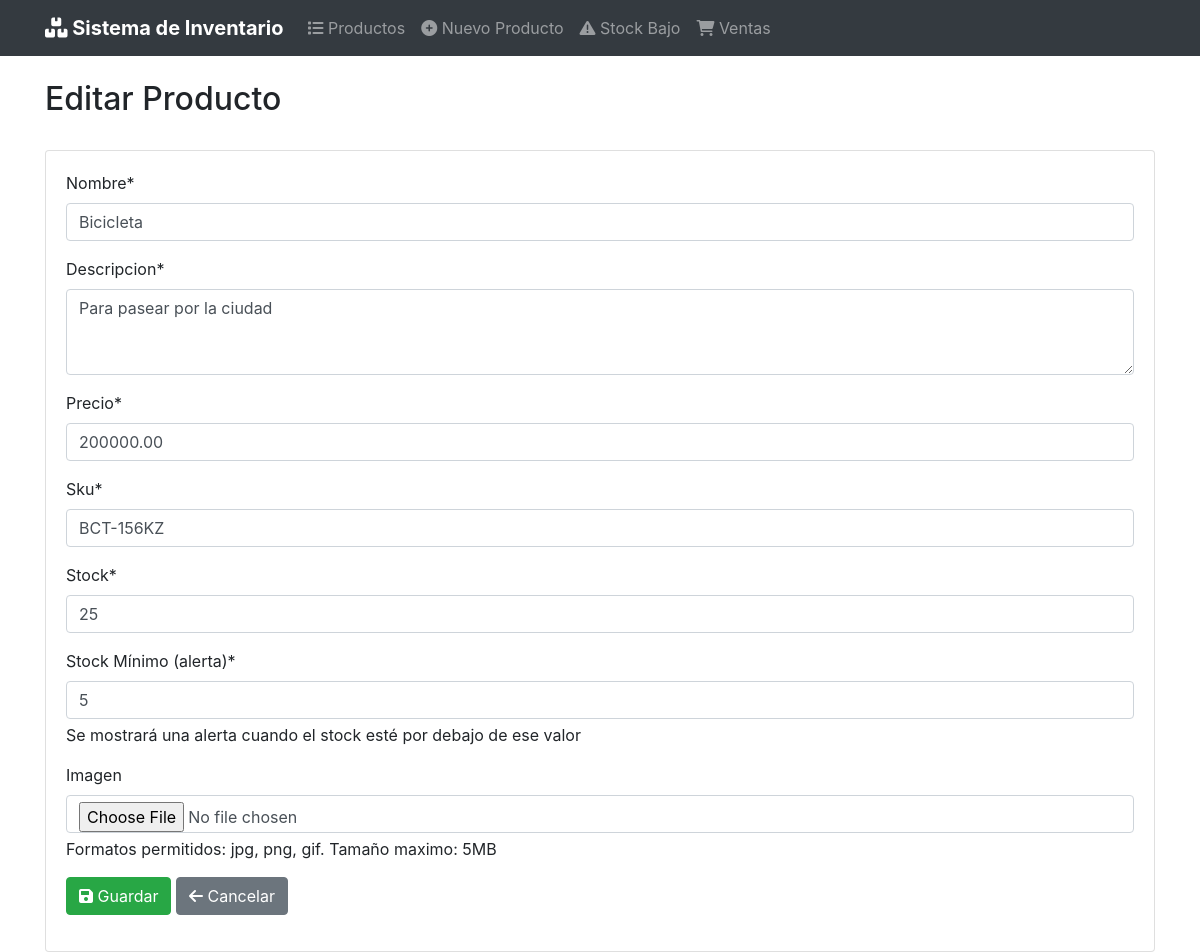
The page /7/editar/ on the database its author committed.
### productos/models.py (models this page shows, shortened)
class Producto(models.Model):
    nombre = models.CharField("Nombre", max_length=50)
    descripcion = models.CharField("Descripcion", max_length=200)
    precio = models.DecimalField("Precio", max_digits=10, decimal_places=2)
    sku = models.CharField("sku", max_length=20, unique=True)
    stock = models.IntegerField(default=0)
    stock_minimo = models.IntegerField(default=5, verbose_name="Stock Minimo")
    imagen = models.ImageField(
        "Imagen",
        upload_to=get_image_path,
        validators=[validate_image_size],
        blank=True,
        null=True,
        help_text="Formatos permitidos: jpg, png, gif. Tamaño maximo: 5MB"
    )
    fecha_creacion = models.DateTimeField("Fecha de creacion", auto_now_add=True)
    fecha_actualizacion = models.DateTimeField("Fecha de creacion", auto_now=True)
    class Meta:
        verbose_name = 'Producto'
        verbose_name_plural = 'Productos'
        ordering = ['nombre']

### productos/views.py (the view, shortened to what this page needs)
# urls.py: path('<int:pk>/editar/', views.ProductoUpdateView.as_view(), name='producto_form'),
class ProductoUpdateView(UpdateView):
    model = Producto
    template_name = "productos/producto_form.html"
    form_class = ProductoForm
    success_url = reverse_lazy("productos:producto_list")

### templates/productos/producto_form.html (shortened to what this page needs)
{% extends 'productos/base.html' %}
{% load bootstrap4 %}
{% load crispy_forms_tags %}
{% block header %}{% if form.instance.pk %}Editar{% else %}Crear{% endif %} Producto{% endblock %}
{% block content %}
<div class="card">
    <div class="card-body">
        <form method="post" enctype="multipart/form-data">
            {{ form|crispy }}
            <div class="form-group">
                <button type="submit" class="btn btn-success">
                    <i class="fas fa-save"></i> Guardar
                </button>
                <a href="{% url 'productos:producto_list' %}" class="btn btn-secondary">
                    <i class="fas fa-arrow-left"></i> Cancelar
                </a>
            </div>
        </form>
    </div>
</div>
{% endblock %}

### rows shown on the page
Producto: nombre "Bicicleta", descripcion "Para pasear por la ciudad", precio "200000.00", sku "BCT-156KZ", stock "25", stock_minimo "5"
